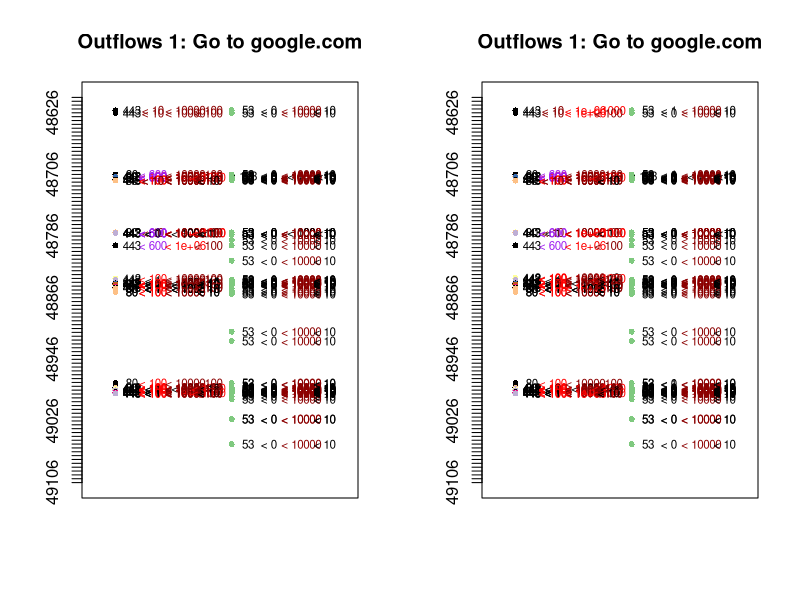

Recreate this plot in R.
## ---- chunk 1
knitr::opts_chunk$set(echo = TRUE)
## ---- chunk 2
setwd("~/Desktop/VNet/Data/")

Flows <- Outflows <- read.table("nf_data2.txt",sep=",",header=FALSE, stringsAsFactors = FALSE,skip=1,fill=TRUE)
del <- nrow(Flows)

Flows <- Flows <- read.table("nf_data2.txt",sep=",",header=FALSE, stringsAsFactors = FALSE,skip=1,nrows=del-4,fill=TRUE)
t11 <- sapply(strsplit(Flows[,1]," "), "[",2)
Flows[,1] <- c(data.matrix(read.table(text=t11,sep=":"))%*%c(3600,60,1))
Flows[,5] <- sapply(strsplit(Flows[,5],":"), "[",2)
Flows[,7] <- sapply(strsplit(Flows[,7],":"), "[",2)
Flows[,3] <- trimws(Flows[,3],which="both")
Flows[,4] <- trimws(Flows[,4],which="both")
Flows[,5] <- trimws(Flows[,5],which="both")
Flows[,6] <- trimws(Flows[,6],which="both")
Flows[,7] <- trimws(Flows[,7],which="both")
Flows[,9] <- trimws(Flows[,9],which="both")
Flows[,8] <- gsub(" M","000000",Flows[,8])
Flows[,9] <- gsub(" M","000000",Flows[,9])
Flows[,8] <- gsub(" G","000000000",Flows[,8])
Flows[,9] <- gsub(" G","000000000",Flows[,9])

colnames(Flows) <- c("timeStamp","duration","proto","srcip","srcport",
                              "destip","destport","packetcount","bytes","flowcount")
Flows <- Flows[order(Flows[,1]),]


Outflows <- Flows[Flows[,4]=="192.168.1.100",]
Inflows <- Flows[Flows[,6]=="192.168.1.100",]
Others <- Flows[Flows[,6]!="192.168.1.100"&Flows[,4]!="192.168.1.100",]

#dim(Inflows)
#dim(Outflows)


# Outflows <- Outflows[Outflows[,1]/3600>13.99,]
# Outflows[,1] <- Outflows[,1]-min(Outflows[,1])
# Inflows <- Inflows[Inflows[,1]/3600>13.99,]
# Inflows[,1] <- Inflows[,1]-min(Inflows[,1])


#Outflows ###############################################################

Outflows_b <- Outflows
Inflows_b <- Inflows

Outflows_b[,8] <- as.numeric(Outflows_b[,8])
Outflows_b[,9] <- as.numeric(Outflows_b[,9])
Inflows_b[,8] <- as.numeric(Inflows_b[,8])
Inflows_b[,9] <- as.numeric(Inflows_b[,9])

#Colors and groups
coldout <- rep("black",dim(Outflows)[1])
coldin <- rep("black",dim(Inflows)[1])
colpout <- rep("black",dim(Outflows)[1])
colpin <- rep("black",dim(Inflows)[1])
colbout <- rep("black",dim(Outflows)[1])
colbin <- rep("black",dim(Inflows)[1])

quantile(as.numeric(Outflows[,2]),probs = c(0.7,0.95,0.99,0.999))
quantile(as.numeric(Inflows[,2]),probs = c(0.7,0.95,0.99,0.999))
durationsv <- c(-1,0,1,10,100,600,Inf)
cold <- c("black","black","darkred","red","purple","green")

for(i in 2:length(durationsv)){
  Outflows[Outflows_b[,2]>durationsv[i-1]&Outflows_b[,2]<=durationsv[i],2] <- paste("<",durationsv[i])
  coldout[Outflows_b[,2]>durationsv[i-1]&Outflows_b[,2]<=durationsv[i]] <- cold[i-1]
  Inflows[Inflows_b[,2]>durationsv[i-1]&Inflows_b[,2]<=durationsv[i],2] <- paste("<",durationsv[i])
  coldin[Inflows_b[,2]>durationsv[i-1]&Inflows_b[,2]<=durationsv[i]] <- cold[i-1]
}

quantile(as.numeric(Outflows[,8]),probs = c(0.7,0.95,0.99,0.999))
quantile(as.numeric(Inflows[,8]),probs = c(0.7,0.95,0.99,0.999))
paketsv <- c(-1,1,10,100,1000,10000,100000,Inf)
colp <- c("black","black","darkred","red","purple","purple","green")

for(i in 2:length(paketsv)){
  Outflows[Outflows_b[,8]>paketsv[i-1]&Outflows_b[,8]<=paketsv[i],8] <- paste("<",paketsv[i])
  colpout[Outflows_b[,8]>paketsv[i-1]&Outflows_b[,8]<=paketsv[i]] <- colp[i-1]
  Inflows[Inflows_b[,8]>paketsv[i-1]&Inflows_b[,8]<=paketsv[i],8] <- paste("<",paketsv[i])
  colpin[Inflows_b[,8]>paketsv[i-1]&Inflows_b[,8]<=paketsv[i]] <- colp[i-1]
}

#quantile(as.numeric(Outflows[,9]),probs = c(0.7,0.95,0.99,0.999))
#quantile(as.numeric(Inflows[,9]),probs = c(0.7,0.95,0.99,0.999))
bytesv <- c(-1,100,10000,1000000,100000000,1000000000,Inf)
colb <- c("black","darkred","red","purple","purple","green")

for(i in 2:length(paketsv)){
  Outflows[Outflows_b[,9]>bytesv[i-1]&Outflows_b[,9]<=bytesv[i],9] <- paste("<",bytesv[i])
  colbout[Outflows_b[,9]>bytesv[i-1]&Outflows_b[,9]<=bytesv[i]] <- colb[i-1]
  Inflows[Inflows_b[,9]>bytesv[i-1]&Inflows_b[,9]<=bytesv[i],9] <- paste("<",bytesv[i])
  colbin[Inflows_b[,9]>bytesv[i-1]&Inflows_b[,9]<=bytesv[i]] <- colb[i-1]
}


library(RColorBrewer)
n <- 74
qual_col_pals = brewer.pal.info[brewer.pal.info$category == 'qual',]
col_vector = unlist(mapply(brewer.pal, qual_col_pals$maxcolors, rownames(qual_col_pals)))
#pie(rep(1,n), col=sample(col_vector, n))
## ---- chunk 3
window <- c(0,500)+48606


yax <- seq(from = window[1], to = window[2], by = 5)

par(mfrow=c(1,2))


nout <- sum(table(Outflows[Outflows[,1]>=window[1]&Outflows[,1]<=window[2],6])>2)
nin <- sum(table(Inflows[Inflows[,1]>=window[1]&Inflows[,1]<=window[2],4])>2)

IPout <- names(sort(table(Outflows[Outflows[,1]>=window[1]&Outflows[,1]<=window[2],6]),decreasing = TRUE))
IPin <- names(sort(table(Inflows[Inflows[,1]>=window[1]&Inflows[,1]<=window[2],4]),decreasing = TRUE))

colsout <- rep("black",length(Outflows[Outflows[,1]>=window[1]&Outflows[,1]<=window[2],6]))
colsin <- rep("black",length(Inflows[Inflows[,1]>=window[1]&Inflows[,1]<=window[2],6]))

for(i in 1:nout){
  colsout[Outflows[Outflows[,1]>=window[1]&Outflows[,1]<=window[2],6]==IPout[i]]=col_vector[i]
}

for(i in 1:nin){
  colsin[Inflows[Inflows[,1]>=window[1]&Inflows[,1]<=window[2],4]==IPin[i]]=col_vector[i]
}

outUDP <- Outflows[Outflows[,1]>=window[1]&Outflows[,1]<=window[2],3]=="UDP"
outTCP <- Outflows[Outflows[,1]>=window[1]&Outflows[,1]<=window[2],3]=="TCP"
inUDP <- Inflows[Inflows[,1]>=window[1]&Inflows[,1]<=window[2],3]=="UDP"
inTCP <- Inflows[Inflows[,1]>=window[1]&Inflows[,1]<=window[2],3]=="TCP"



#sort(table(Outflows[Outflows[,1]>=window[1]&Outflows[,1]<=window[2],6]),decreasing = TRUE)
#sort(table(Inflows[Inflows[,1]>=window[1]&Inflows[,1]<=window[2],4]),decreasing = TRUE)

#Outflows ##################

plot(Outflows[Outflows[,3]=="UDP"&Outflows[,1]>=window[1]&Outflows[,1]<=window[2],1]*0,Outflows[Outflows[,3]=="UDP"&Outflows[,1]>=window[1]&Outflows[,1]<=window[2],1],
     col=colsout[outUDP],ylim=rev(window),pch=16,cex=0.8,xlim=c(-0.6,0.5),axes=FALSE,frame.plot=TRUE,
     main="Outflows 1: Go to google.com",ylab=" " ,xlab=" ")
axis(side = 2, at = yax)
points(Outflows[Outflows[,3]=="TCP"&Outflows[,1]>=window[1]&Outflows[,1]<=window[2],1]*0-0.5,Outflows[Outflows[,3]=="TCP"&Outflows[,1]>=window[1]&Outflows[,1]<=window[2],1],
       col=colsout[outTCP],cex=0.8,pch=16)

#Ports
text(Outflows[Outflows[,3]=="UDP"&Outflows[,1]>=window[1]&Outflows[,1]<=window[2],1]*0+0.07, Outflows[Outflows[,3]=="UDP"&Outflows[,1]>=window[1]&Outflows[,1]<=window[2],1],
     labels = Outflows[Outflows[,3]=="UDP"&Outflows[,1]>=window[1]&Outflows[,1]<=window[2],7],offset = 0, cex = 0.7)
text(Outflows[Outflows[,3]=="TCP"&Outflows[,1]>=window[1]&Outflows[,1]<=window[2],1]*0-0.43, Outflows[Outflows[,3]=="TCP"&Outflows[,1]>=window[1]&Outflows[,1]<=window[2],1],
     labels = Outflows[Outflows[,3]=="TCP"&Outflows[,1]>=window[1]&Outflows[,1]<=window[2],7],offset = 0, cex = 0.7)

#Duration

text(Outflows[Outflows[,3]=="UDP"&Outflows[,1]>=window[1]&Outflows[,1]<=window[2],1]*0+0.16, Outflows[Outflows[,3]=="UDP"&Outflows[,1]>=window[1]&Outflows[,1]<=window[2],1],
     labels = Outflows[Outflows[,3]=="UDP"&Outflows[,1]>=window[1]&Outflows[,1]<=window[2],2],offset = 0, cex = 0.7,col=coldout[Outflows[,3]=="UDP"&Outflows[,1]>=window[1]&Outflows[,1]<=window[2]])
text(Outflows[Outflows[,3]=="TCP"&Outflows[,1]>=window[1]&Outflows[,1]<=window[2],1]*0-0.34, Outflows[Outflows[,3]=="TCP"&Outflows[,1]>=window[1]&Outflows[,1]<=window[2],1],
     labels = Outflows[Outflows[,3]=="TCP"&Outflows[,1]>=window[1]&Outflows[,1]<=window[2],2],offset = 0, cex = 0.7,col=coldout[Outflows[,3]=="TCP"&Outflows[,1]>=window[1]&Outflows[,1]<=window[2]])

#Bytes

text(Outflows[Outflows[,3]=="UDP"&Outflows[,1]>=window[1]&Outflows[,1]<=window[2],1]*0+0.3, Outflows[Outflows[,3]=="UDP"&Outflows[,1]>=window[1]&Outflows[,1]<=window[2],1],
     labels = Outflows[Outflows[,3]=="UDP"&Outflows[,1]>=window[1]&Outflows[,1]<=window[2],9],offset = 0, cex = 0.7,col=colbout[Outflows[,3]=="UDP"&Outflows[,1]>=window[1]&Outflows[,1]<=window[2]])
text(Outflows[Outflows[,3]=="TCP"&Outflows[,1]>=window[1]&Outflows[,1]<=window[2],1]*0-0.2, Outflows[Outflows[,3]=="TCP"&Outflows[,1]>=window[1]&Outflows[,1]<=window[2],1],
     labels = Outflows[Outflows[,3]=="TCP"&Outflows[,1]>=window[1]&Outflows[,1]<=window[2],9],offset = 0, cex = 0.7,col=colbout[Outflows[,3]=="TCP"&Outflows[,1]>=window[1]&Outflows[,1]<=window[2]])

#Pakets

text(Outflows[Outflows[,3]=="UDP"&Outflows[,1]>=window[1]&Outflows[,1]<=window[2],1]*0+0.4, Outflows[Outflows[,3]=="UDP"&Outflows[,1]>=window[1]&Outflows[,1]<=window[2],1],
     labels = Outflows[Outflows[,3]=="UDP"&Outflows[,1]>=window[1]&Outflows[,1]<=window[2],8],offset = 0, cex = 0.7,col=colpout[Outflows[,3]=="UDP"&Outflows[,1]>=window[1]&Outflows[,1]<=window[2]])
text(Outflows[Outflows[,3]=="TCP"&Outflows[,1]>=window[1]&Outflows[,1]<=window[2],1]*0-0.1, Outflows[Outflows[,3]=="TCP"&Outflows[,1]>=window[1]&Outflows[,1]<=window[2],1],
     labels = Outflows[Outflows[,3]=="TCP"&Outflows[,1]>=window[1]&Outflows[,1]<=window[2],8],offset = 0, cex = 0.7,col=colpout[Outflows[,3]=="TCP"&Outflows[,1]>=window[1]&Outflows[,1]<=window[2]])

#Inflows ##################

plot(Inflows[Inflows[,3]=="UDP"&Inflows[,1]>=window[1]&Inflows[,1]<=window[2],1]*0,Inflows[Inflows[,3]=="UDP"&Inflows[,1]>=window[1]&Inflows[,1]<=window[2],1],
     col=colsin[inUDP],ylim=rev(window),pch=16,cex=0.8,xlim=c(-0.6,0.5),axes=FALSE,frame.plot=TRUE,
     main="Outflows 1: Go to google.com",ylab=" " ,xlab=" ")
axis(side = 2, at = yax)
points(Inflows[Inflows[,3]=="TCP"&Inflows[,1]>=window[1]&Inflows[,1]<=window[2],1]*0-0.5,Inflows[Inflows[,3]=="TCP"&Inflows[,1]>=window[1]&Inflows[,1]<=window[2],1],
       col=colsin[inTCP],cex=0.8,pch=16)

#Ports
text(Inflows[Inflows[,3]=="UDP"&Inflows[,1]>=window[1]&Inflows[,1]<=window[2],1]*0+0.07, Inflows[Inflows[,3]=="UDP"&Inflows[,1]>=window[1]&Inflows[,1]<=window[2],1],
     labels = Inflows[Inflows[,3]=="UDP"&Inflows[,1]>=window[1]&Inflows[,1]<=window[2],5],offset = 0, cex = 0.7)
text(Inflows[Inflows[,3]=="TCP"&Inflows[,1]>=window[1]&Inflows[,1]<=window[2],1]*0-0.43, Inflows[Inflows[,3]=="TCP"&Inflows[,1]>=window[1]&Inflows[,1]<=window[2],1],
     labels = Inflows[Inflows[,3]=="TCP"&Inflows[,1]>=window[1]&Inflows[,1]<=window[2],5],offset = 0, cex = 0.7)

#Duration

text(Inflows[Inflows[,3]=="UDP"&Inflows[,1]>=window[1]&Inflows[,1]<=window[2],1]*0+0.16, Inflows[Inflows[,3]=="UDP"&Inflows[,1]>=window[1]&Inflows[,1]<=window[2],1],
     labels = Inflows[Inflows[,3]=="UDP"&Inflows[,1]>=window[1]&Inflows[,1]<=window[2],2],offset = 0, cex = 0.7,col=coldin[Inflows[,3]=="UDP"&Inflows[,1]>=window[1]&Inflows[,1]<=window[2]])
text(Inflows[Inflows[,3]=="TCP"&Inflows[,1]>=window[1]&Inflows[,1]<=window[2],1]*0-0.34, Inflows[Inflows[,3]=="TCP"&Inflows[,1]>=window[1]&Inflows[,1]<=window[2],1],
     labels = Inflows[Inflows[,3]=="TCP"&Inflows[,1]>=window[1]&Inflows[,1]<=window[2],2],offset = 0, cex = 0.7,col=coldin[Inflows[,3]=="TCP"&Inflows[,1]>=window[1]&Inflows[,1]<=window[2]])

#Bytes

text(Inflows[Inflows[,3]=="UDP"&Inflows[,1]>=window[1]&Inflows[,1]<=window[2],1]*0+0.3, Inflows[Inflows[,3]=="UDP"&Inflows[,1]>=window[1]&Inflows[,1]<=window[2],1],
     labels = Inflows[Inflows[,3]=="UDP"&Inflows[,1]>=window[1]&Inflows[,1]<=window[2],9],offset = 0, cex = 0.7,col=colbin[Inflows[,3]=="UDP"&Inflows[,1]>=window[1]&Inflows[,1]<=window[2]])
text(Inflows[Inflows[,3]=="TCP"&Inflows[,1]>=window[1]&Inflows[,1]<=window[2],1]*0-0.2, Inflows[Inflows[,3]=="TCP"&Inflows[,1]>=window[1]&Inflows[,1]<=window[2],1],
     labels = Inflows[Inflows[,3]=="TCP"&Inflows[,1]>=window[1]&Inflows[,1]<=window[2],9],offset = 0, cex = 0.7,col=colbin[Inflows[,3]=="TCP"&Inflows[,1]>=window[1]&Inflows[,1]<=window[2]])

#Pakets

text(Inflows[Inflows[,3]=="UDP"&Inflows[,1]>=window[1]&Inflows[,1]<=window[2],1]*0+0.4, Inflows[Inflows[,3]=="UDP"&Inflows[,1]>=window[1]&Inflows[,1]<=window[2],1],
     labels = Inflows[Inflows[,3]=="UDP"&Inflows[,1]>=window[1]&Inflows[,1]<=window[2],8],offset = 0, cex = 0.7,col=colpin[Inflows[,3]=="UDP"&Inflows[,1]>=window[1]&Inflows[,1]<=window[2]])
text(Inflows[Inflows[,3]=="TCP"&Inflows[,1]>=window[1]&Inflows[,1]<=window[2],1]*0-0.1, Inflows[Inflows[,3]=="TCP"&Inflows[,1]>=window[1]&Inflows[,1]<=window[2],1],
     labels = Inflows[Inflows[,3]=="TCP"&Inflows[,1]>=window[1]&Inflows[,1]<=window[2],8],offset = 0, cex = 0.7,col=colpin[Inflows[,3]=="TCP"&Inflows[,1]>=window[1]&Inflows[,1]<=window[2]])

